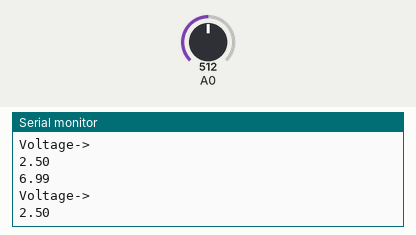
Recording of a sketch running on a simulated Arduino Uno, built with avr-gcc and run on an emulated ATmega328P. On the bench: the last lines printed to the serial monitor. The test bench sets the inputs (shaded band); at power-on: A0 = 512.

Above: at 1.8 s.
1.9 s: A0 set to 716
At 2.4 s:
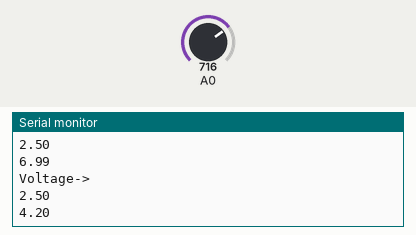
3.4 s: A0 set to 900
At 3.81 s:
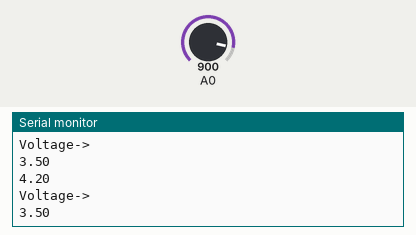
Timing chart, 0 to 6.4 s (numbered marks = the images above; inputs shaded):
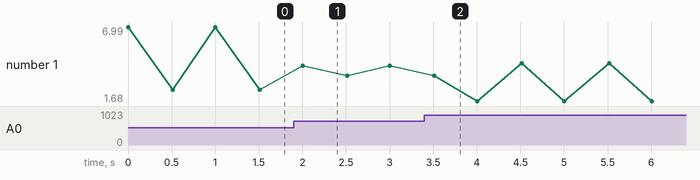

The sketch:

PH_Calibration_init.ino
```cpp
float pH_Value;
int pH_analog;
float Voltage;

void setup()
{
  Serial.begin(9600);
  pinMode(pH_Value, INPUT);
}

void loop()
{
  pH_analog = analogRead(A0);
  Voltage = pH_analog * (5.0 / 1023.0);
  pH_Value = 7 - (7/2.5)*(Voltage-2.5);
  Serial.println(pH_Value);
   delay(500);
  Serial.println("Voltage->");
  Serial.println(Voltage);
  delay(500);
}
```

Measured:
- after the input at 1.9 s, the serial monitor: prints a new line after 0.10 s (image 1)
- plotted number 1: 2.5 → 4.2 after the input at 1.9 s, 4.2 → 4.4 after the input at 3.4 s
